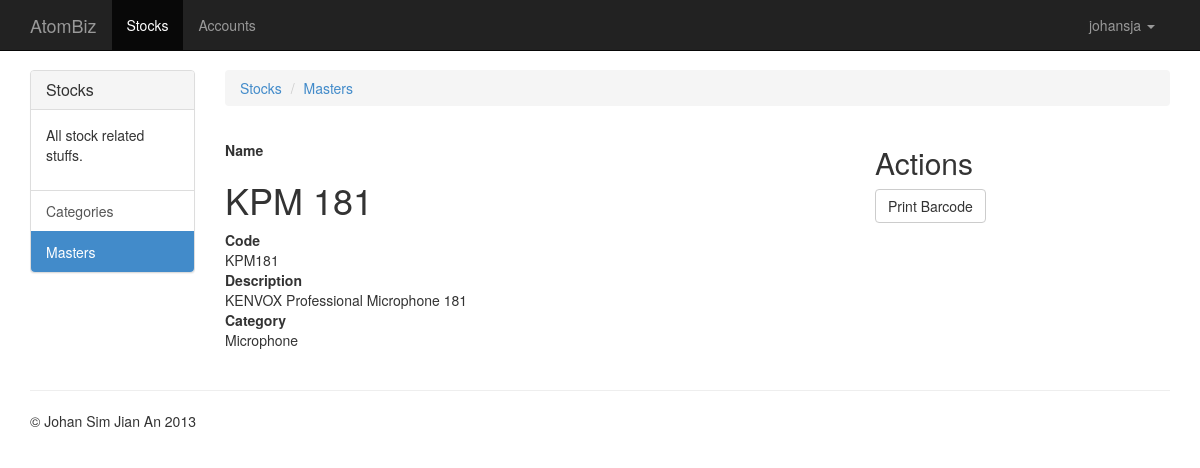
The app's page /stocks/master/1 (signed in) with its own data.
### stocks/models.py (models this page shows, shortened)
class Master(models.Model):
    MB_FLAGS = (
        ('A', 'Assembly'),
        ('K', 'Kit'),
        ('M', 'Manufactured'),
        ('G', 'Phantom'),
        ('B', 'Purchased'),
        ('D', 'Service/Labour')
    )
    code = models.CharField(max_length=32, unique=True)
    name = models.CharField(max_length=64)
    description = models.TextField()
    category = models.ForeignKey(Category)
    order_quantity = models.SmallIntegerField('economic order quantity')
    packaged_volume = models.DecimalField('packaged volume (cubic feet)', max_digits=16, decimal_places=4)
    packaged_weight = models.DecimalField('packaged weight (lbs)', max_digits=16, decimal_places=4)
    uom = models.ForeignKey(UnitOfMeasure, verbose_name='units of measure')
    mb_flag = models.CharField('assembly, kit, manufactured or service', max_length=1, choices=MB_FLAGS)
    discountinued = models.BooleanField()
    controlled = models.BooleanField('batch, serial or lot control')
    serialized = models.BooleanField()
    perishable = models.BooleanField()
    barcode = models.CharField(max_length=32)
    discount_category = models.CharField(max_length=4)
    tax_category = models.ForeignKey(Group)
    pan_size = models.FloatField()
    shrinkage_factor = models.FloatField()

class Category(models.Model):
    TYPES = (
        ('F', 'Finished Goods'),
        ('M', 'Raw Materials'),
        ('D', 'Dummy Item - (No movements)'),
        ('L', 'Labour')
    )
    code = models.CharField(max_length=8, unique=True)
    name = models.CharField(max_length=32)
    type = models.CharField(max_length=1, choices=TYPES)
    gl = models.ForeignKey(Master, related_name='stock_cat', verbose_name='GL')
    wip_gl = models.ForeignKey(Master, related_name='stock_cat_wip', verbose_name='WIP GL')
    adjustment_gl = models.ForeignKey(Master, related_name='stock_cat_adj', verbose_name='adjustments GL')
    issues_gl = models.ForeignKey(Master, related_name='stock_cat_issues', verbose_name='internal stock issues GL')
    price_gl = models.ForeignKey(Master, related_name='stock_cat_price', verbose_name='price variance GL')
    usage_gl = models.ForeignKey(Master, related_name='stock_cat_usage', verbose_name='usage variance GL')
    class Meta:
        verbose_name_plural = 'categories'
    def __unicode__(self):
        return self.name

### stocks/views.py (the view)
# urls.py: url(r'^master/(?P<pk>\d+)$', login_required(views.MasterDetail.as_view()), name='stocks_master_detail'),
class MasterDetail(DetailView):
    model = Master

### stocks/templates/stocks/master_detail.html
{% extends "stocks/base.html" %}
{% block rows %}
    <ol class="breadcrumb">
        <li><a href="{% url 'stocks' %}">Stocks</a></li>
        <li><a href="{% url 'stocks_master_list' %}">Masters</a></li>
    </ol>
    <div class="row">
        <div class="col-lg-8">
            <dl>
                <dt>Name</dt>
                <dd><h1>{{ object.name }}</h1></dd>
                <dt>Code</dt>
                <dd>{{ object.code }}</dd>
                <dt>Description</dt>
                <dd>{{ object.description }}</dd>
                <dt>Category</dt>
                <dd>{{ object.category }}</dd>
            </dl>
        </div>
        <div class="col-lg-4">
            <h2>Actions</h2>
            <a href="{% url 'stocks_master_barcode_printing' object.id %}" target="_blank" class="btn btn-default">Print Barcode</a>
        </div>
    </div>
{% endblock %}

### templates/base.html (shortened to what this page needs)
{% extends 'bootstrap/base.html' %}
{% block project_navbar_brand_url %}
  {% if user.is_authenticated %}
    /users/dashboard/
  {% else %}
    /
  {% endif %}
{% endblock %}
{% block project_navbar_brand %}AtomBiz{% endblock %}
{% block project_navbar_collapse %}
  {% if user.is_authenticated %}
    <ul class="nav navbar-nav">
      {% with url="/stocks/" %}
        <li{% if url in request.path %} class="active"{% endif %}><a href="{{ url }}">Stocks</a></li>
      {% endwith %}
      {% with url="/accounts/" %}
        <li{% if url in request.path %} class="active"{% endif %}><a href="{{ url }}">Accounts</a></li>
      {% endwith %}
    </ul>
    <ul class="nav navbar-nav navbar-right">
      <li class="dropdown">
        <a href="#" class="dropdown-toggle" data-toggle="dropdown">{{ user }} <b class="caret"></b></a>
      </li>
    </ul>
  {% endif %}
{% endblock %}
{% block project_rows %}
  {% block app_rows %}
  {% endblock %}
{% endblock %}
{% block project_footer_content %}
  <p>&copy; Johan Sim Jian An 2013</p>
{% endblock %}

### templates/base.html (style rules this page uses)
body { padding-top: 70px; }

### records on screen
Master: name "KPM 181", code "KPM181", description "KENVOX Professional Microphone 181", category "Microphone"

### other values on screen
{{ user }} "johansja"
